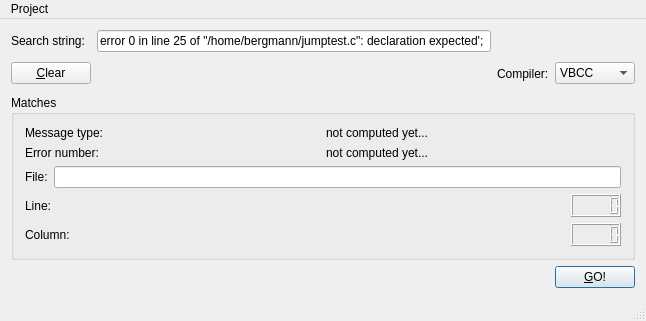
<?xml version="1.0" encoding="UTF-8"?>
<ui version="4.0">
 <class>MainWindow</class>
 <widget class="QMainWindow" name="MainWindow">
  <property name="geometry">
   <rect>
    <x>0</x>
    <y>0</y>
    <width>646</width>
    <height>318</height>
   </rect>
  </property>
  <property name="windowTitle">
   <string>MainWindow</string>
  </property>
  <widget class="QWidget" name="centralWidget">
   <layout class="QGridLayout" name="gridLayout_4">
    <item row="0" column="0">
     <widget class="QLabel" name="label">
      <property name="text">
       <string>Search string: </string>
      </property>
     </widget>
    </item>
    <item row="0" column="1">
     <widget class="QLineEdit" name="lineEdit_Searchstring">
      <property name="text">
       <string>error 0 in line 25 of &quot;/home/bergmann/jumptest.c&quot;: declaration expected'; </string>
      </property>
     </widget>
    </item>
    <item row="1" column="0">
     <widget class="QPushButton" name="btn_Clear">
      <property name="statusTip">
       <string>Clear input widget...</string>
      </property>
      <property name="text">
       <string>&amp;Clear</string>
      </property>
      <property name="shortcut">
       <string>Ctrl+C</string>
      </property>
     </widget>
    </item>
    <item row="1" column="1">
     <spacer name="horizontalSpacer">
      <property name="orientation">
       <enum>Qt::Horizontal</enum>
      </property>
      <property name="sizeHint" stdset="0">
       <size>
        <width>136</width>
        <height>31</height>
       </size>
      </property>
     </spacer>
    </item>
    <item row="1" column="2">
     <widget class="QLabel" name="label_2">
      <property name="text">
       <string>Compiler:</string>
      </property>
     </widget>
    </item>
    <item row="1" column="3">
     <widget class="QComboBox" name="comboBox">
      <property name="statusTip">
       <string>Select C/C++ Compiler that causes the message...</string>
      </property>
      <item>
       <property name="text">
        <string>VBCC</string>
       </property>
      </item>
      <item>
       <property name="text">
        <string>GCC</string>
       </property>
      </item>
      <item>
       <property name="text">
        <string>G++</string>
       </property>
      </item>
     </widget>
    </item>
    <item row="2" column="0" colspan="4">
     <widget class="QGroupBox" name="groupBox">
      <property name="title">
       <string>Matches</string>
      </property>
      <layout class="QGridLayout" name="gridLayout_5">
       <item row="2" column="0" rowspan="2">
        <layout class="QGridLayout" name="gridLayout_3">
         <item row="0" column="0">
          <widget class="QLabel" name="label_4">
           <property name="text">
            <string>Line:</string>
           </property>
          </widget>
         </item>
         <item row="0" column="1">
          <widget class="QLCDNumber" name="lcdNumber_Line">
           <property name="maximumSize">
            <size>
             <width>50</width>
             <height>16777215</height>
            </size>
           </property>
          </widget>
         </item>
         <item row="1" column="0">
          <widget class="QLabel" name="label_5">
           <property name="text">
            <string>Column:</string>
           </property>
          </widget>
         </item>
         <item row="1" column="1">
          <widget class="QLCDNumber" name="lcdNumber_Column">
           <property name="maximumSize">
            <size>
             <width>50</width>
             <height>16777215</height>
            </size>
           </property>
          </widget>
         </item>
        </layout>
       </item>
       <item row="1" column="0">
        <layout class="QGridLayout" name="gridLayout">
         <item row="0" column="0">
          <widget class="QLabel" name="label_3">
           <property name="text">
            <string>File:</string>
           </property>
          </widget>
         </item>
         <item row="0" column="1">
          <widget class="QLineEdit" name="lineEdit_Filepath"/>
         </item>
        </layout>
       </item>
       <item row="0" column="0">
        <layout class="QGridLayout" name="gridLayout_2">
         <item row="0" column="0">
          <widget class="QLabel" name="label_6">
           <property name="text">
            <string>Message type:</string>
           </property>
          </widget>
         </item>
         <item row="0" column="1">
          <widget class="QLabel" name="label_MessageType">
           <property name="text">
            <string>not computed yet...</string>
           </property>
          </widget>
         </item>
         <item row="1" column="0">
          <widget class="QLabel" name="label_7">
           <property name="text">
            <string>Error number:</string>
           </property>
          </widget>
         </item>
         <item row="1" column="1">
          <widget class="QLabel" name="label_MessageNumber">
           <property name="text">
            <string>not computed yet...</string>
           </property>
          </widget>
         </item>
        </layout>
       </item>
      </layout>
     </widget>
    </item>
    <item row="3" column="0" colspan="2">
     <spacer name="horizontalSpacer_2">
      <property name="orientation">
       <enum>Qt::Horizontal</enum>
      </property>
      <property name="sizeHint" stdset="0">
       <size>
        <width>229</width>
        <height>20</height>
       </size>
      </property>
     </spacer>
    </item>
    <item row="3" column="3">
     <widget class="QPushButton" name="btn_GO">
      <property name="statusTip">
       <string>Parse an error message or warning...</string>
      </property>
      <property name="text">
       <string>&amp;GO!</string>
      </property>
      <property name="shortcut">
       <string>Shift+G</string>
      </property>
      <property name="autoDefault">
       <bool>true</bool>
      </property>
      <property name="default">
       <bool>true</bool>
      </property>
     </widget>
    </item>
   </layout>
  </widget>
  <widget class="QMenuBar" name="menuBar">
   <property name="geometry">
    <rect>
     <x>0</x>
     <y>0</y>
     <width>646</width>
     <height>22</height>
    </rect>
   </property>
   <widget class="QMenu" name="menuProject">
    <property name="title">
     <string>Project</string>
    </property>
    <addaction name="actionAbout"/>
    <addaction name="actionAbout_Qt"/>
    <addaction name="separator"/>
    <addaction name="actionExit"/>
   </widget>
   <addaction name="menuProject"/>
  </widget>
  <widget class="QStatusBar" name="statusBar"/>
  <action name="actionAbout">
   <property name="text">
    <string>About...</string>
   </property>
   <property name="statusTip">
    <string>Show information about this app...</string>
   </property>
   <property name="shortcut">
    <string>Ctrl+H</string>
   </property>
  </action>
  <action name="actionAbout_Qt">
   <property name="text">
    <string>About Qt...</string>
   </property>
   <property name="statusTip">
    <string>Show information about Qt version...</string>
   </property>
   <property name="shortcut">
    <string>Ctrl+Shift+H</string>
   </property>
  </action>
  <action name="actionExit">
   <property name="text">
    <string>Exit</string>
   </property>
   <property name="statusTip">
    <string>Quit this app!</string>
   </property>
   <property name="shortcut">
    <string>Ctrl+Q</string>
   </property>
  </action>
 </widget>
 <layoutdefault spacing="6" margin="11"/>
 <resources/>
 <connections>
  <connection>
   <sender>actionExit</sender>
   <signal>triggered()</signal>
   <receiver>MainWindow</receiver>
   <slot>close()</slot>
   <hints>
    <hint type="sourcelabel">
     <x>-1</x>
     <y>-1</y>
    </hint>
    <hint type="destinationlabel">
     <x>322</x>
     <y>158</y>
    </hint>
   </hints>
  </connection>
 </connections>
</ui>
